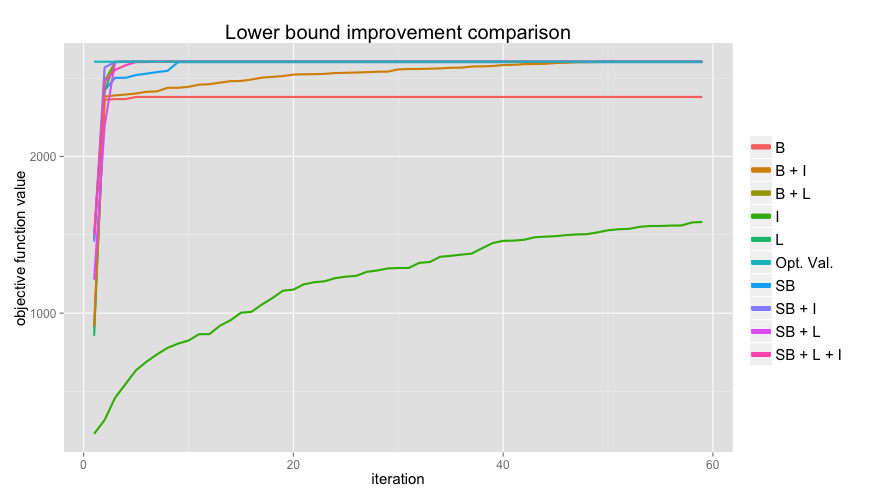

Write the R code that produced this figure.
myData <- read.csv("comparison.csv")

head(myData)
rng <- 1:59
ggplot(data = myData, aes(x=rng)) +
  geom_line(aes(y=myData$B, color="B"),size=1.0) +
  geom_line(aes(y=myData$SB, color="SB"),size=1.0) +
  geom_line(aes(y=myData$L, color="L"),size=1.0) +
  geom_line(aes(y=myData$I, color="I"),size=1.0) +
  geom_line(aes(y=myData$BL, color="B + L"),size=1) +
  geom_line(aes(y=myData$BI, color="B + I"),size=1) +
  geom_line(aes(y=myData$SBL, color="SB + L"),size=1) +
  geom_line(aes(y=myData$SBI, color="SB + I"),size=1) +
  geom_line(aes(y=myData$SBLI, color="SB + L + I"),size=1) +
  geom_line(aes(y=myData$opt, color="Opt. Val."),size=1) +
  xlab("iteration") +
  ylab("objective function value") + 
  labs(title="Lower bound improvement comparison") +
  theme(plot.title = element_text(size=20)) + 
  theme(axis.title = element_text(size=15),axis.text = element_text(size=12)) +
  theme(legend.title=element_blank()) +
  guides(colour = guide_legend(override.aes = list(size=2))) + 
  theme(legend.text = element_text(size=15))
